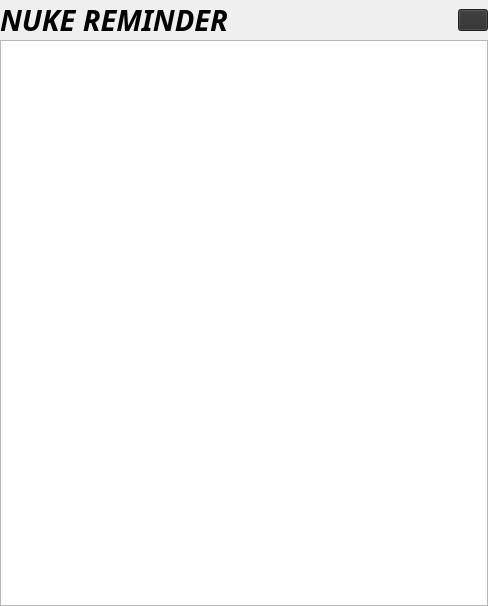
<?xml version="1.0" encoding="UTF-8"?>
<ui version="4.0">
 <class>Form</class>
 <widget class="QWidget" name="Form">
  <property name="geometry">
   <rect>
    <x>0</x>
    <y>0</y>
    <width>488</width>
    <height>606</height>
   </rect>
  </property>
  <property name="windowTitle">
   <string>Form</string>
  </property>
  <layout class="QGridLayout" name="gridLayout_2">
   <property name="leftMargin">
    <number>0</number>
   </property>
   <property name="topMargin">
    <number>0</number>
   </property>
   <property name="rightMargin">
    <number>0</number>
   </property>
   <property name="bottomMargin">
    <number>0</number>
   </property>
   <property name="spacing">
    <number>0</number>
   </property>
   <item row="0" column="0">
    <layout class="QGridLayout" name="gridLayout">
     <property name="topMargin">
      <number>0</number>
     </property>
     <property name="rightMargin">
      <number>0</number>
     </property>
     <property name="spacing">
      <number>0</number>
     </property>
     <item row="0" column="0">
      <layout class="QHBoxLayout" name="horizontalLayout">
       <property name="topMargin">
        <number>0</number>
       </property>
       <item>
        <widget class="QLabel" name="NukeReminderLabel">
         <property name="font">
          <font>
           <family>hooge 05_53</family>
           <pointsize>22</pointsize>
           <weight>75</weight>
           <italic>true</italic>
           <bold>true</bold>
          </font>
         </property>
         <property name="cursor">
          <cursorShape>CrossCursor</cursorShape>
         </property>
         <property name="text">
          <string>NUKE REMINDER</string>
         </property>
        </widget>
       </item>
       <item>
        <widget class="QPushButton" name="NewReminderPushButton">
         <property name="maximumSize">
          <size>
           <width>30</width>
           <height>16777215</height>
          </size>
         </property>
         <property name="styleSheet">
          <string notr="true">background-color: rgb(46, 46, 46);</string>
         </property>
         <property name="text">
          <string/>
         </property>
         <property name="iconSize">
          <size>
           <width>20</width>
           <height>20</height>
          </size>
         </property>
        </widget>
       </item>
      </layout>
     </item>
     <item row="1" column="0">
      <widget class="QListWidget" name="RemindersListWidget">
       <property name="font">
        <font>
         <family>Segoe UI Light</family>
        </font>
       </property>
      </widget>
     </item>
    </layout>
   </item>
  </layout>
 </widget>
 <resources/>
 <connections/>
</ui>
